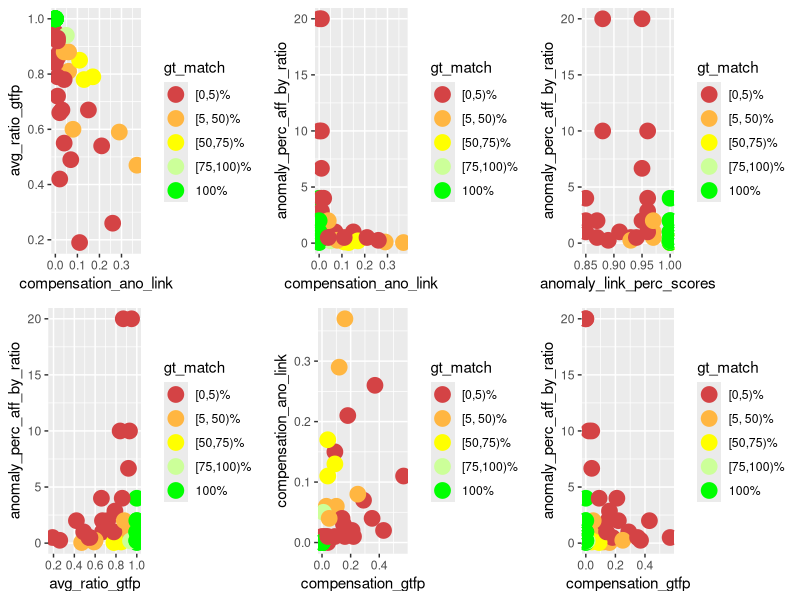
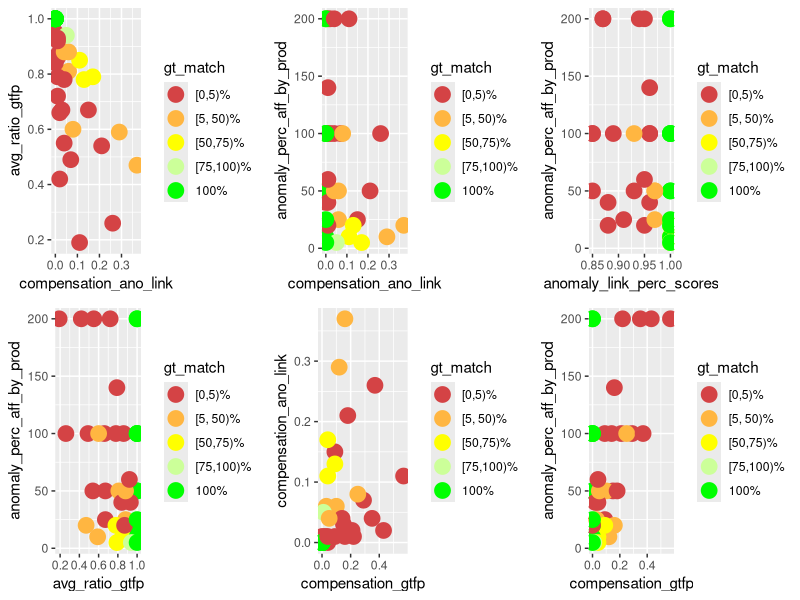
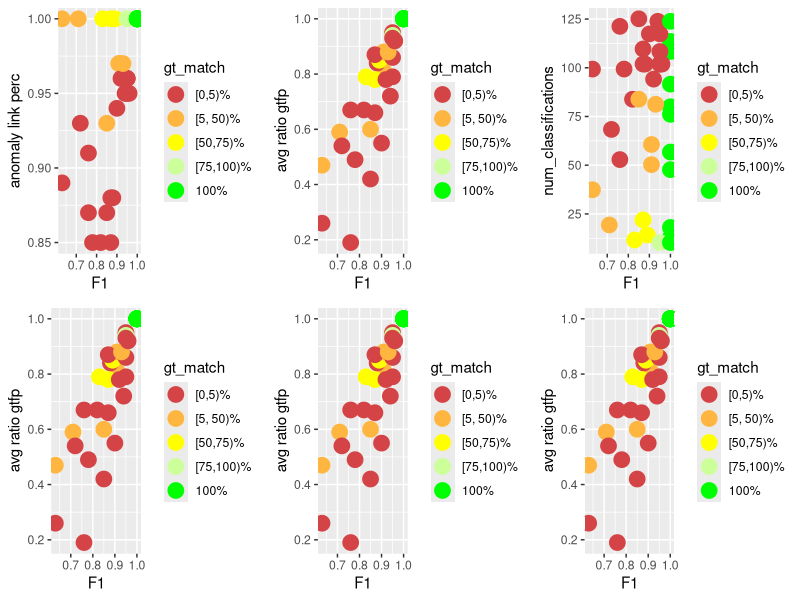
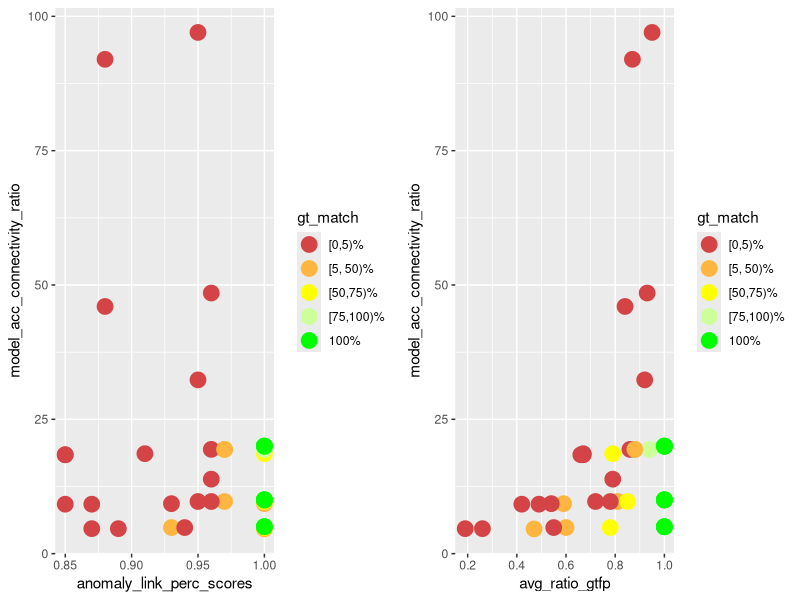
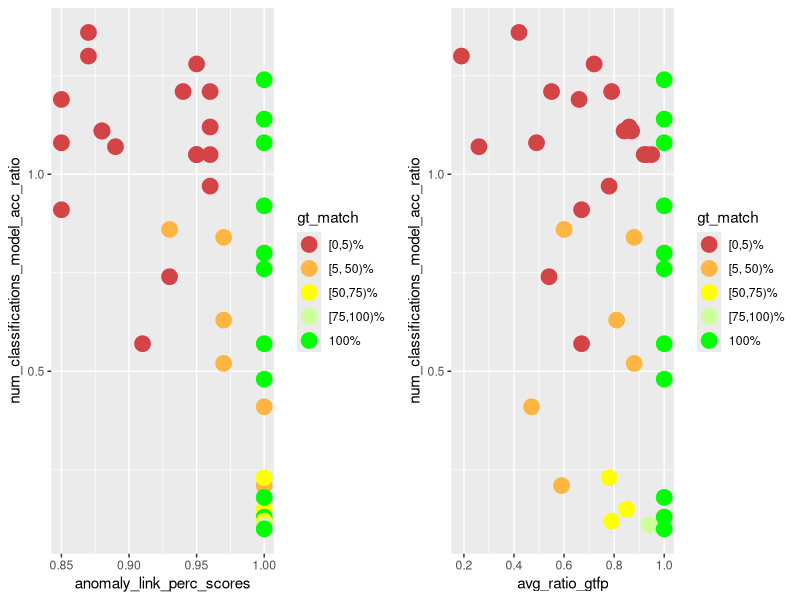
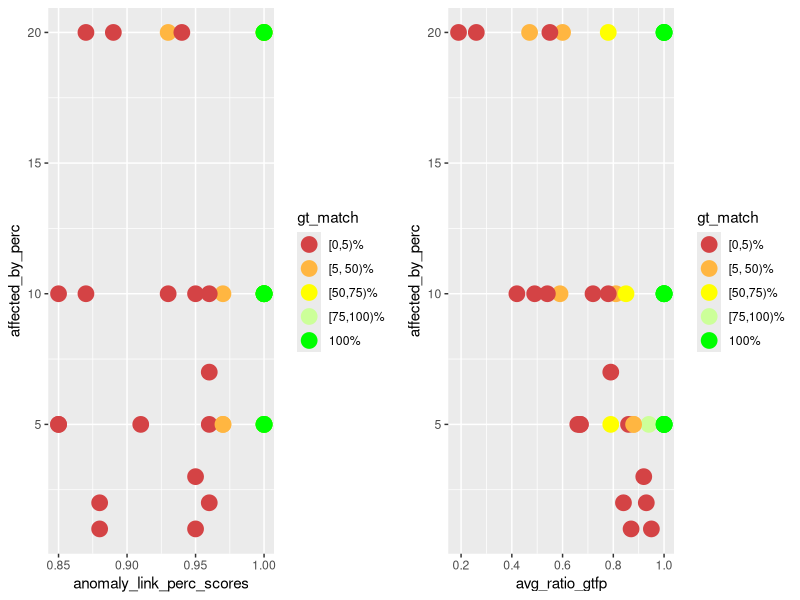
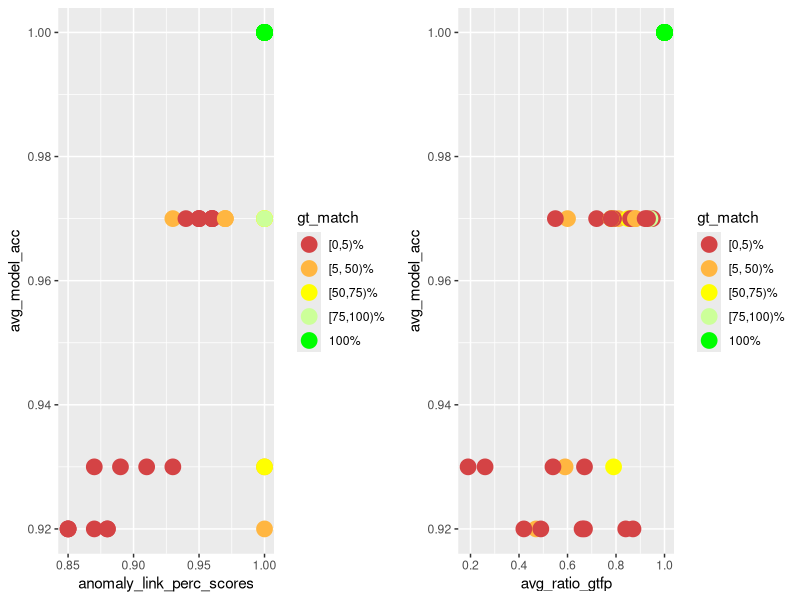
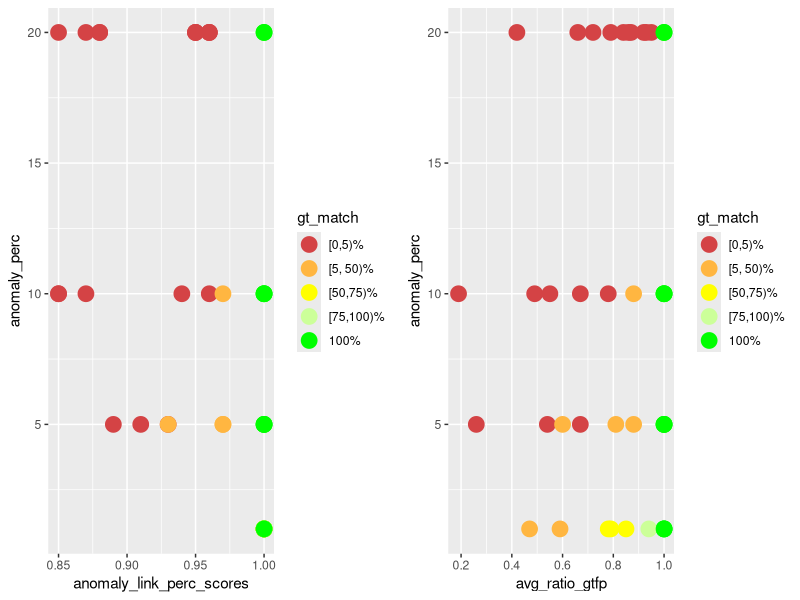

R code for these plots, in order:
library(ggplot2)
library(gridExtra)
library(dplyr)

PT_DEF <- geom_point(size=5)
COLOR_VALS <- c("#d44345", "#ffb641", "#ffff00", "#ccff99", "#00ff00")

gen_multi_plot_six <- function(
        pp1, pp2, pp3, pp4, pp5, pp6,
        y1, y2, y3, y4, y5, y6,
        x1, x2, x3, x4, x5, x6,
        filename
    ) {
    fpp1 <- pp1 + PT_DEF + xlab(x1) + ylab(y1) + scale_color_manual(values = color_mapping)
    fpp2 <- pp2 + PT_DEF + xlab(x2) + ylab(y2) + scale_color_manual(values = color_mapping)
    fpp3 <- pp3 + PT_DEF + xlab(x3) + ylab(y3) + scale_color_manual(values = color_mapping)
    fpp4 <- pp4 + PT_DEF + xlab(x4) + ylab(y4) + scale_color_manual(values = color_mapping)
    fpp5 <- pp5 + PT_DEF + xlab(x5) + ylab(y5) + scale_color_manual(values = color_mapping)
    fpp6 <- pp6 + PT_DEF + xlab(x6) + ylab(y6) + scale_color_manual(values = color_mapping)
    combined_plot <- grid.arrange(fpp1, fpp2, fpp3, fpp4, fpp5, fpp6, ncol = 3)
    ggsave(combined_plot, file = filename, width = 12, height = 6)
}

gen_multi_plot_two <- function(
        pp1, pp2, y1, y2, x1, x2, filename
    ) {
    fpp1 <- pp1 + PT_DEF + xlab(x1) + ylab(y1) + scale_color_manual(values = color_mapping)
    fpp2 <- pp2 + PT_DEF + xlab(x2) + ylab(y2) + scale_color_manual(values = color_mapping)
    combined_plot <- grid.arrange(fpp1, fpp2, ncol = 2)
    ggsave(combined_plot, file = filename, width = 12, height = 6)
}

# actual compensation insights

input <- read.csv(
    file = "meta_analysis.csv", header = TRUE, sep = ",", check.name = FALSE
)

# instead of the percentage value factor(gt_match_perc) for which I'd need 100
# colors, I only want to color / group them into 5 groups
LABELS <- c("[0,5)%", "[5, 50)%", "[50,75)%", "[75,100)%", "100%")
color_mapping <- setNames(COLOR_VALS, LABELS)

input$gt_match <- cut(
    input$gt_match_perc,
    breaks = c(0, 5, 50, 75, 100, Inf),
    labels = LABELS,
    include.lowest = TRUE,
    right = FALSE
)

p1 <- ggplot(
    data = input, aes_string(
        x = "compensation_ano_link",
        y = "avg_ratio_gtfp",
        color = "gt_match",
        group = "gt_match"
    )
)

p2 <- ggplot(
    data = input, aes_string(
        x = "compensation_ano_link",
        y = "anomaly_perc_aff_by_ratio",
        color = "gt_match",
        group = "gt_match"
    )
)

p3 <- ggplot(
    data = input, aes_string(
        x = "anomaly_link_perc_scores",
        y = "anomaly_perc_aff_by_ratio",
        color = "gt_match",
        group = "gt_match"
    )
)

p4 <- ggplot(
    data = input, aes_string(
        x = "avg_ratio_gtfp",
        y = "anomaly_perc_aff_by_ratio",
        color = "gt_match",
        group = "gt_match"
    )
)

p5 <- ggplot(
    data = input, aes_string(
        x = "compensation_gtfp",
        y = "compensation_ano_link",
        color = "gt_match",
        group = "gt_match"
    )
)

p6 <- ggplot(
    data = input, aes_string(
        x = "compensation_gtfp",
        y = "anomaly_perc_aff_by_ratio",
        color = "gt_match",
        group = "gt_match"
    )
)

gen_multi_plot_six(
    p1, p2, p3, p4, p5, p6,
    "avg_ratio_gtfp",
    "anomaly_perc_aff_by_ratio",
    "anomaly_perc_aff_by_ratio",
    "anomaly_perc_aff_by_ratio",
    "compensation_ano_link",
    "anomaly_perc_aff_by_ratio",
    "compensation_ano_link",
    "compensation_ano_link",
    "anomaly_link_perc_scores",
    "avg_ratio_gtfp",
    "compensation_gtfp",
    "compensation_gtfp",
    "compensation_analysis.png"
)

# same with prod #############################

p1 <- ggplot(
    data = input, aes_string(
        x = "compensation_ano_link",
        y = "avg_ratio_gtfp",
        color = "gt_match",
        group = "gt_match"
    )
)

p2 <- ggplot(
    data = input, aes_string(
        x = "compensation_ano_link",
        y = "anomaly_perc_aff_by_prod",
        color = "gt_match",
        group = "gt_match"
    )
)

p3 <- ggplot(
    data = input, aes_string(
        x = "anomaly_link_perc_scores",
        y = "anomaly_perc_aff_by_prod",
        color = "gt_match",
        group = "gt_match"
    )
)

p4 <- ggplot(
    data = input, aes_string(
        x = "avg_ratio_gtfp",
        y = "anomaly_perc_aff_by_prod",
        color = "gt_match",
        group = "gt_match"
    )
)

p5 <- ggplot(
    data = input, aes_string(
        x = "compensation_gtfp",
        y = "compensation_ano_link",
        color = "gt_match",
        group = "gt_match"
    )
)

p6 <- ggplot(
    data = input, aes_string(
        x = "compensation_gtfp",
        y = "anomaly_perc_aff_by_prod",
        color = "gt_match",
        group = "gt_match"
    )
)

gen_multi_plot_six(
    p1, p2, p3, p4, p5, p6,
    "avg_ratio_gtfp",
    "anomaly_perc_aff_by_prod",
    "anomaly_perc_aff_by_prod",
    "anomaly_perc_aff_by_prod",
    "compensation_ano_link",
    "anomaly_perc_aff_by_prod",
    "compensation_ano_link",
    "compensation_ano_link",
    "anomaly_link_perc_scores",
    "avg_ratio_gtfp",
    "compensation_gtfp",
    "compensation_gtfp",
    "compensation_analysis_prod.png"
)

##############################################

p1 <- ggplot(
    data = input, aes_string(
        x = "f1_scores",
        y = "anomaly_link_perc_scores",
        color = "gt_match",
        group = "gt_match"
    )
)

p2 <- ggplot(
    data = input, aes_string(
        x = "f1_scores",
        y = "avg_ratio_gtfp",
        color = "gt_match",
        group = "gt_match"
    )
)

p3 <- ggplot(
    data = input, aes_string(
        x = "f1_scores",
        y = "num_classifications",
        color = "gt_match",
        group = "gt_match"
    )
)

p4 <- ggplot(
    data = input, aes_string(
        x = "f1_scores",
        y = "avg_ratio_gtfp",
        color = "gt_match",
        group = "gt_match"
    )
)

p5 <- ggplot(
    data = input, aes_string(
        x = "f1_scores",
        y = "avg_ratio_gtfp",
        color = "gt_match",
        group = "gt_match"
    )
)

p6 <- ggplot(
    data = input, aes_string(
        x = "f1_scores",
        y = "avg_ratio_gtfp",
        color = "gt_match",
        group = "gt_match"
    )
)

gen_multi_plot_six(
    p1, p2, p3, p4, p5, p6,
    "anomaly link perc", # y1
    "avg ratio gtfp", # y2
    "num_classifications", # y3
    "avg ratio gtfp", # y4
    "avg ratio gtfp", # y5
    "avg ratio gtfp", # y6
    "F1", # x1
    "F1", # x2
    "F1", # x3
    "F1", # x4
    "F1", # x5
    "F1", # x6
    "f1_end_res_corr.png"
)

# model acc - connectivity - performance

p1 <- ggplot(
    data = input, aes_string(
        x = "anomaly_link_perc_scores",
        y = "model_acc_connectivity_ratio",
        color = "gt_match",
        group = "gt_match"
    )
)

p2 <- ggplot(
    data = input, aes_string(
        x = "avg_ratio_gtfp",
        y = "model_acc_connectivity_ratio",
        color = "gt_match",
        group = "gt_match"
    )
)

gen_multi_plot_two(
    p1, p2,
    "model_acc_connectivity_ratio",
    "model_acc_connectivity_ratio",
    "anomaly_link_perc_scores",
    "avg_ratio_gtfp",
    "modelacc_connectivity_performance.png"
)

# how many classifications and how acc models

p1 <- ggplot(
    data = input, aes_string(
        x = "anomaly_link_perc_scores",
        y = "num_classifications_model_acc_ratio",
        color = "gt_match",
        group = "gt_match"
    )
)

p2 <- ggplot(
    data = input, aes_string(
        x = "avg_ratio_gtfp",
        y = "num_classifications_model_acc_ratio",
        color = "gt_match",
        group = "gt_match"
    )
)

gen_multi_plot_two(
    p1, p2,
    "num_classifications_model_acc_ratio",
    "num_classifications_model_acc_ratio",
    "anomaly_link_perc_scores",
    "avg_ratio_gtfp",
    "num_classifications_model_acc.png"
)

# affected_by against perf

p1 <- ggplot(
    data = input, aes_string(
        x = "anomaly_link_perc_scores",
        y = "affected_by_perc",
        color = "gt_match",
        group = "gt_match"
    )
)

p2 <- ggplot(
    data = input, aes_string(
        x = "avg_ratio_gtfp",
        y = "affected_by_perc",
        color = "gt_match",
        group = "gt_match"
    )
)

gen_multi_plot_two(
    p1, p2,
    "affected_by_perc",
    "affected_by_perc",
    "anomaly_link_perc_scores",
    "avg_ratio_gtfp",
    "aff_by_perf.png"
)

# model_acc against perf

p1 <- ggplot(
    data = input, aes_string(
        x = "anomaly_link_perc_scores",
        y = "avg_model_acc",
        color = "gt_match",
        group = "gt_match"
    )
)

p2 <- ggplot(
    data = input, aes_string(
        x = "avg_ratio_gtfp",
        y = "avg_model_acc",
        color = "gt_match",
        group = "gt_match"
    )
)

gen_multi_plot_two(
    p1, p2,
    "avg_model_acc",
    "avg_model_acc",
    "anomaly_link_perc_scores",
    "avg_ratio_gtfp",
    "model_acc_perf.png"
)

# anomaly_perc against perf

p1 <- ggplot(
    data = input, aes_string(
        x = "anomaly_link_perc_scores",
        y = "anomaly_perc",
        color = "gt_match",
        group = "gt_match"
    )
)

p2 <- ggplot(
    data = input, aes_string(
        x = "avg_ratio_gtfp",
        y = "anomaly_perc",
        color = "gt_match",
        group = "gt_match"
    )
)

gen_multi_plot_two(
    p1, p2,
    "anomaly_perc",
    "anomaly_perc",
    "anomaly_link_perc_scores",
    "avg_ratio_gtfp",
    "anomaly_perc_perf.png"
)

# anomaly_perc - model acc ratio against perf

p1 <- ggplot(
    data = input, aes_string(
        x = "anomaly_link_perc_scores",
        y = "anomaly_perc_model_acc_ratio",
        color = "gt_match",
        group = "gt_match"
    )
)

p2 <- ggplot(
    data = input, aes_string(
        x = "avg_ratio_gtfp",
        y = "anomaly_perc_model_acc_ratio",
        color = "gt_match",
        group = "gt_match"
    )
)

gen_multi_plot_two(
    p1, p2,
    "anomaly_perc_model_acc_ratio",
    "anomaly_perc_model_acc_ratio",
    "anomaly_link_perc_scores",
    "avg_ratio_gtfp",
    "anomaly_perc_model_acc_ratio_perf.png"
)

# num classifications against perf

p1 <- ggplot(
    data = input, aes_string(
        x = "anomaly_link_perc_scores",
        y = "num_classifications",
        color = "gt_match",
        group = "gt_match"
    )
)

p2 <- ggplot(
    data = input, aes_string(
        x = "avg_ratio_gtfp",
        y = "num_classifications",
        color = "gt_match",
        group = "gt_match"
    )
)

gen_multi_plot_two(
    p1, p2,
    "num_classifications",
    "num_classifications",
    "anomaly_link_perc_scores",
    "avg_ratio_gtfp",
    "num_classifications_perf.png"
)

# num classifications - model acc -- filtered based on avg_ratio_gtfp

p1 <- ggplot(
    data = input, aes_string(
        x = "num_classifications",
        y = "avg_model_acc",
        color = "gt_match",
        group = "gt_match"
    )
)

filtered_data <- subset(input, avg_ratio_gtfp >= 0.7)

p2 <- ggplot(
    data = filtered_data,
    aes_string(
        x = "num_classifications",
        y = "avg_model_acc",
        color = "gt_match",
        group = "gt_match"
    )
)

filtered_data <- subset(input, avg_ratio_gtfp >= 0.75)

p3 <- ggplot(
    data = filtered_data,
    aes_string(
        x = "num_classifications",
        y = "avg_model_acc",
        color = "gt_match",
        group = "gt_match"
    )
)

filtered_data <- subset(input, avg_ratio_gtfp >= 0.8)

p4 <- ggplot(
    data = filtered_data,
    aes_string(
        x = "num_classifications",
        y = "avg_model_acc",
        color = "gt_match",
        group = "gt_match"
    )
)

filtered_data <- subset(input, avg_ratio_gtfp >= 0.9)

p5 <- ggplot(
    data = filtered_data,
    aes_string(
        x = "num_classifications",
        y = "avg_model_acc",
        color = "gt_match",
        group = "gt_match"
    )
)

filtered_data <- input %>%
  group_by(avg_model_acc) %>%
  filter(avg_ratio_gtfp == max(avg_ratio_gtfp))

p6 <- ggplot(
    data = filtered_data,
    aes_string(
        x = "num_classifications",
        y = "avg_model_acc",
        color = "gt_match",
        group = "gt_match"
    )
)

gen_multi_plot_six(
    p1, p2, p3, p4, p5, p6,
    "avg_model_acc", #y1
    "avg_model_acc", #y2
    "avg_model_acc", #y3
    "avg_model_acc", #y4
    "avg_model_acc", #y5
    "avg_model_acc", #y6
    "classifications", #x1
    "classifications (filt. based on avg_ratio_gtfp 70%)", #x2
    "classifications (filt. based on avg_ratio_gtfp 75%)", #x3
    "classifications (filt. based on avg_ratio_gtfp 80%)", #x4
    "classifications (filt. based on avg_ratio_gtfp 90%)", #x5
    "classifications (filt. based on max avg_ratio_gtfp)", #x6
    "model_acc_classifications.png"
)

# num classifications - model acc -- filtered based on anomaly_link_perc_scores

p1 <- ggplot(
    data = input, aes_string(
        x = "num_classifications",
        y = "avg_model_acc",
        color = "gt_match",
        group = "gt_match"
    )
)

filtered_data <- subset(input, anomaly_link_perc_scores >= 0.7)

p2 <- ggplot(
    data = filtered_data,
    aes_string(
        x = "num_classifications",
        y = "avg_model_acc",
        color = "gt_match",
        group = "gt_match"
    )
)

filtered_data <- subset(input, anomaly_link_perc_scores >= 0.75)

p3 <- ggplot(
    data = filtered_data,
    aes_string(
        x = "num_classifications",
        y = "avg_model_acc",
        color = "gt_match",
        group = "gt_match"
    )
)

filtered_data <- subset(input, anomaly_link_perc_scores >= 0.8)

p4 <- ggplot(
    data = filtered_data,
    aes_string(
        x = "num_classifications",
        y = "avg_model_acc",
        color = "gt_match",
        group = "gt_match"
    )
)

filtered_data <- subset(input, anomaly_link_perc_scores >= 0.9)

p5 <- ggplot(
    data = filtered_data,
    aes_string(
        x = "num_classifications",
        y = "avg_model_acc",
        color = "gt_match",
        group = "gt_match"
    )
)

filtered_data <- input %>%
  group_by(avg_model_acc) %>%
  filter(anomaly_link_perc_scores == max(anomaly_link_perc_scores))

p6 <- ggplot(
    data = filtered_data,
    aes_string(
        x = "num_classifications",
        y = "avg_model_acc",
        color = "gt_match",
        group = "gt_match"
    )
)

gen_multi_plot_six(
    p1, p2, p3, p4, p5, p6,
    "avg_model_acc", #y1
    "avg_model_acc", #y2
    "avg_model_acc", #y3
    "avg_model_acc", #y4
    "avg_model_acc", #y5
    "avg_model_acc", #y6
    "classifications", #x1
    "classifications (filt. based on ano_link_perc 70%)", #x2
    "classifications (filt. based on ano_link_perc 75%)", #x3
    "classifications (filt. based on ano_link_perc 80%)", #x4
    "classifications (filt. based on ano_link_perc 90%)", #x5
    "classifications (filt. based on max ano_link_perc)", #x6
    "model_acc_classifications_ano_link.png"
)

# num classifications - model acc -- filtered based on gt_match_perc

p1 <- ggplot(
    data = input, aes_string(
        x = "num_classifications",
        y = "avg_model_acc",
        color = "gt_match",
        group = "gt_match"
    )
)

filtered_data <- subset(input, gt_match_perc >= 70)

p2 <- ggplot(
    data = filtered_data,
    aes_string(
        x = "num_classifications",
        y = "avg_model_acc",
        color = "gt_match",
        group = "gt_match"
    )
)

filtered_data <- subset(input, gt_match_perc >= 75)

p3 <- ggplot(
    data = filtered_data,
    aes_string(
        x = "num_classifications",
        y = "avg_model_acc",
        color = "gt_match",
        group = "gt_match"
    )
)

filtered_data <- subset(input, gt_match_perc >= 80)

p4 <- ggplot(
    data = filtered_data,
    aes_string(
        x = "num_classifications",
        y = "avg_model_acc",
        color = "gt_match",
        group = "gt_match"
    )
)

filtered_data <- subset(input, gt_match_perc >= 90)

p5 <- ggplot(
    data = filtered_data,
    aes_string(
        x = "num_classifications",
        y = "avg_model_acc",
        color = "gt_match",
        group = "gt_match"
    )
)

filtered_data <- input %>%
  group_by(avg_model_acc) %>%
  filter(gt_match_perc == max(gt_match_perc))

p6 <- ggplot(
    data = filtered_data,
    aes_string(
        x = "num_classifications",
        y = "avg_model_acc",
        color = "gt_match",
        group = "gt_match"
    )
)

gen_multi_plot_six(
    p1, p2, p3, p4, p5, p6,
    "avg_model_acc", #y1
    "avg_model_acc", #y2
    "avg_model_acc", #y3
    "avg_model_acc", #y4
    "avg_model_acc", #y5
    "avg_model_acc", #y6
    "classifications", #x1
    "classifications (filt. based on gt_match_perc 70%)", #x2
    "classifications (filt. based on gt_match_perc 75%)", #x3
    "classifications (filt. based on gt_match_perc 80%)", #x4
    "classifications (filt. based on gt_match_perc 90%)", #x5
    "classifications (filt. based on max gt_match_perc)", #x6
    "model_acc_classifications_gt_match_perc.png"
)

# correlation affected-by and fault path len / num fault paths

p1 <- ggplot(
    data = input, aes_string(
        x = "avg_num_fault_paths",
        y = "affected_by_perc",
        color = "gt_match",
        group = "gt_match"
    )
)

p2 <- ggplot(
    data = input, aes_string(
        x = "avg_fault_path_len",
        y = "affected_by_perc",
        color = "gt_match",
        group = "gt_match"
    )
)

p3 <- ggplot(
    data = input, aes_string(
        x = "avg_num_fault_paths",
        y = "anomaly_perc",
        color = "gt_match",
        group = "gt_match"
    )
)

p4 <- ggplot(
    data = input, aes_string(
        x = "avg_fault_path_len",
        y = "anomaly_perc",
        color = "gt_match",
        group = "gt_match"
    )
)

p5 <- ggplot(
    data = input, aes_string(
        x = "avg_num_fault_paths",
        y = "anomaly_perc_aff_by_prod",
        color = "gt_match",
        group = "gt_match"
    )
)

p6 <- ggplot(
    data = input, aes_string(
        x = "avg_fault_path_len",
        y = "anomaly_perc_aff_by_prod",
        color = "gt_match",
        group = "gt_match"
    )
)

gen_multi_plot_six(
    p1, p2, p3, p4, p5, p6,
    "affected_by_perc", # y1
    "affected_by_perc", # y2
    "anomaly_perc", # y3
    "anomaly_perc", # y4
    "anomaly_perc_aff_by_prod", # y5
    "anomaly_perc_aff_by_prod", # y6
    "avg_num_fault_paths", # x1
    "avg_fault_path_len", # x2
    "avg_num_fault_paths", # x3
    "avg_fault_path_len", # x4
    "avg_num_fault_paths", # x5
    "avg_fault_path_len", # x6
    "correlation_anomaly_perc_aff_by_prod_fault_paths.png"
)

# correlation (median + mean) runtime and fault path len / num fault paths

p1 <- ggplot(
    data = input, aes_string(
        x = "avg_num_fault_paths",
        y = "`avg_runtime (s)`",
        color = "gt_match",
        group = "gt_match"
    )
)

p2 <- ggplot(
    data = input, aes_string(
        x = "avg_fault_path_len",
        y = "`avg_runtime (s)`",
        color = "gt_match",
        group = "gt_match"
    )
)

p3 <- ggplot(
    data = input, aes_string(
        x = "avg_num_fault_paths",
        y = "`median_runtime (s)`",
        color = "gt_match",
        group = "gt_match"
    )
)

p4 <- ggplot(
    data = input, aes_string(
        x = "avg_fault_path_len",
        y = "`median_runtime (s)`",
        color = "gt_match",
        group = "gt_match"
    )
)

p5 <- ggplot(
    data = input, aes_string(
        x = "median_fault_path_len",
        y = "`median_runtime (s)`",
        color = "gt_match",
        group = "gt_match"
    )
)

p6 <- ggplot(
    data = input, aes_string(
        x = "median_num_fault_paths",
        y = "`median_runtime (s)`",
        color = "gt_match",
        group = "gt_match"
    )
)

gen_multi_plot_six(
    p1, p2, p3, p4, p5, p6,
    "`avg_runtime (s)`", # y1
    "`avg_runtime (s)`", # y2
    "`median_runtime (s)`", # y3
    "`median_runtime (s)`", # y4
    "`median_runtime (s)`", # y5
    "`median_runtime (s)`", # y6
    "avg_num_fault_paths", # x1
    "avg_fault_path_len", # x2
    "avg_num_fault_paths", # x3
    "avg_fault_path_len", # x4
    "median_fault_path_len", # x5
    "median_num_fault_paths", # x6
    "correlation_runtime_fault_paths.png"
)
